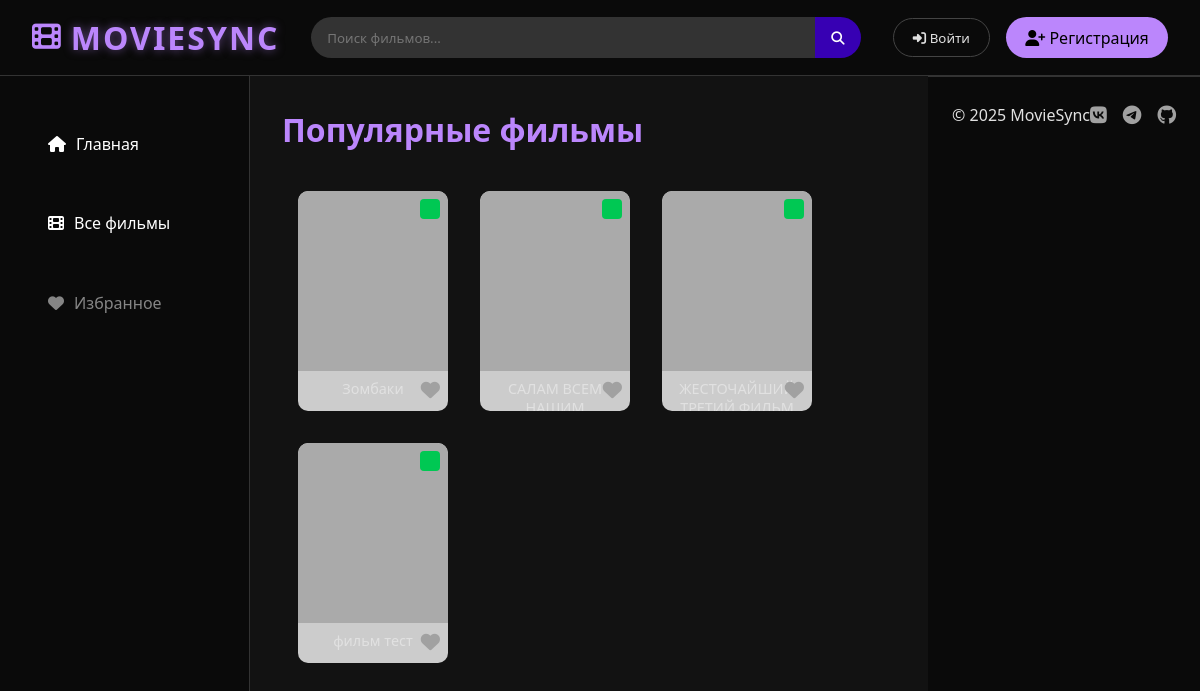
The page / on the database its author committed.
### main/models.py (models this page shows, shortened)
class Films(models.Model):
    title = models.CharField('Название фильма',max_length=150)
    description = models.CharField('Описание фильма', max_length=350)
    picture = models.ImageField(upload_to='pictures/films')
    class Meta:
        verbose_name = 'Фильм'
        verbose_name_plural = 'Фильмы'

### main/views.py (the view)
# urls.py: path('', views.main_screen_no_auth, name='main_screen_no_auth'),
def main_screen_no_auth(request):
    films = Films.objects.all()
    return render(request, 'main/MainScreenNoAuth.html', {'films': films})

### main/templates/main/MainScreenNoAuth.html (shortened to what this page needs)
{% load static %}
<!DOCTYPE html>
<html lang="ru">
<head>
    <link rel="stylesheet" href="{% static 'main/css/CSSFile.css'%}"/>
    <link
            rel="stylesheet" href="https://cdnjs.cloudflare.com/ajax/libs/font-awesome/6.4.0/css/all.min.css"/>
</head>
<body>
<header class="header">
    <a href="{% url 'main_screen_no_auth' %}" class="logo">
        <i class="fas fa-film"></i>
        <span class="logo-text">MOVIESYNC</span>
    </a>
    <div class="search-bar">
        <input type="text" placeholder="Поиск фильмов..."/>
        <button><i class="fas fa-search"></i></button>
    </div>
    <div class="user-actions">
        <button class="btn btn-login">
            <i class="fas fa-sign-in-alt"></i> Войти
        </button>
        <a href="{% url 'accounts:register' %}" class="btn btn-register">
            <i class="fas fa-user-plus"></i> Регистрация
        </a>
    </div>
</header>
<div class="main-container">
    <aside class="sidebar">
        <nav>
            <ul>
                <li class="active">
                    <a href="{% url 'main_screen_no_auth' %}">
                        <i class="fas fa-home"></i> Главная
                    </a>
                </li>
                <li>
                    <a href="{% url 'all_films_no_auth' %}">
                        <i class="fas fa-film"></i> Все фильмы
                    </a>
                </li>
                <li>
                    <a href="#" class="disabled-link">
                        <i class="fas fa-heart"></i> Избранное
                    </a>
                </li>
            </ul>
        </nav>
    </aside>
    <main class="content">
    <h1>Популярные фильмы</h1>
    {% if films %}
        <div class="movie-grid">
            {% for film in films %}
                <a href="{% url 'film_detail' film.id %}" class="movie-thumbnail">
                    <div class="thumbnail-poster"></div>
                    <div class="movie-title-small">{{ film.title }}</div>
                    <div class="rating-indicator green"></div>
                    <button class="favorite-btn-no-style" onclick="showAuthWarning(event)">
                        <i class="fas fa-heart"></i>
                    </button>
                </a>
            {% endfor %}
        </div>
    {% else %}
        <p>У вас нет записей</p>
    {% endif %}
</main>
<footer class="footer">
    <div class="footer-content">
        <p>© 2025 MovieSync</p>
        <div class="social-links">
            <a href="#"><i class="fab fa-vk"></i></a>
            <a href="#"><i class="fab fa-telegram"></i></a>
            <a href="https://github.com/S-SwarB-B/MovieSync"
            ><i class="fab fa-github"></i
            ></a>
        </div>
    </div>
</footer>
</body>
</html>

### main/static/main/css/CSSFile.css (style rules this page uses)
a { text-decoration: none; }
:root { --dark-bg: #121212; --darker-bg: #0a0a0a; --primary: #BB86FC; --primary-dark: #3700B3; --secondary: #03DAC6; --text: #e1e1e1; --text-secondary: #a1a1a1; }
html { overflow-y: scroll; }
* { margin: 0; padding: 0; box-sizing: border-box; font-family: 'Segoe UI', Tahoma, Geneva, Verdana, sans-serif; }
body { background-color: var(--dark-bg); color: var(--text); min-height: 100vh; display: flex; flex-direction: column; }
.header { background-color: var(--darker-bg); padding: 1rem 2rem; display: flex; align-items: center; justify-content: space-between; border-bottom: 1px solid #333; }
.logo { display: flex; align-items: center; gap: 10px; font-size: 1.5rem; color: var(--primary); text-decoration: none; }
.logo i { font-size: 1.8rem; }
.search-bar { display: flex; flex-grow: 1; max-width: 600px; margin: 0 2rem; }
.search-bar input { width: 100%; padding: 0.7rem 1rem; border-radius: 25px 0 0 25px; border: none; background-color: #333; color: var(--text); }
.search-bar button { padding: 0 1rem; border-radius: 0 25px 25px 0; border: none; background-color: var(--primary-dark); color: white; cursor: pointer; }
.user-actions { display: flex; gap: 1rem; align-items: center; }
.btn { padding: 0.6rem 1.2rem; border-radius: 25px; cursor: pointer; font-weight: 500; transition: all 0.3s ease; }
.btn-login { background-color: transparent; color: var(--text); border: 1px solid #444; }
.btn-register { background-color: var(--primary); color: #000; border: none; }
.main-container { display: flex; flex: 1; }
.sidebar { width: 250px; background-color: var(--darker-bg); padding: 2rem 1rem; border-right: 1px solid #333; }
.sidebar ul { list-style: none; }
.sidebar li { padding: 0.8rem 1rem; margin-bottom: 0.5rem; border-radius: 8px; cursor: pointer; display: flex; align-items: center; gap: 10px; transition: all 0.3s ease; }
.sidebar a { display: flex; align-items: center; gap: 10px; padding: 12px 16px; color: white; text-decoration: none; border-radius: 10px; }
.content { flex: 1; padding: 2rem; }
.content h1 { margin-bottom: 1.5rem; color: var(--primary); }
.movie-grid { display: grid; grid-template-columns: repeat(auto-fill, minmax(200px, 1fr)); gap: 1.5rem; }
.footer { background-color: var(--darker-bg); padding: 1.5rem; border-top: 1px solid #333; }
.footer-content { display: flex; justify-content: space-between; align-items: center; max-width: 1200px; margin: 0 auto; }
.social-links { display: flex; gap: 1rem; }
.social-links a { color: var(--text-secondary); font-size: 1.2rem; transition: color 0.3s ease; }
.logo-text { font-size: 2rem; font-weight: 700; letter-spacing: 2px; color: var(--primary); text-shadow: 0 0 10px rgba(187, 134, 252, 0.5); }
.movie-grid { display: flex; gap: 2rem; flex-wrap: wrap; padding: 1rem; }
.movie-thumbnail { position: relative; width: 150px; height: 220px; background-color: #ccc; border-radius: 10px; overflow: hidden; text-decoration: none; color: var(--text); transition: transform 0.2s ease; }
.thumbnail-poster { width: 100%; height: 180px; background-color: #aaa; border-radius: 10px 10px 0 0; }
.movie-title-small { padding: 0.5rem; font-size: 0.9rem; text-align: center; }
.rating-indicator { position: absolute; width: 20px; height: 20px; top: 8px; right: 8px; border-radius: 4px; }
.rating-indicator.green { background-color: #00c853; }
.disabled-link { pointer-events: none; opacity: 0.5; cursor: default; }
.favorite-btn-no-style { position: absolute; bottom: 8px; right: 8px; background: none; border: none; color: var(--text-secondary); font-size: 1.2rem; cursor: pointer; }

### rows shown on the page
Films: title "Зомбаки"
Films: title "САЛАМ ВСЕМ…"
Films: title "ЖЕСТОЧАЙШИЙ…"
Films: title "фильм тест"
